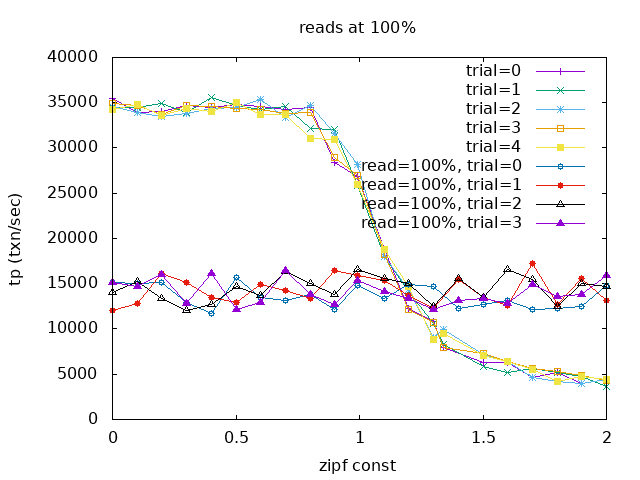

Here is the gnuplot script that generated this plot:
set terminal png

set xlabel "zipf const"
set ylabel "tp (txn/sec)"
set title "reads at 100%"
set output "read100.png"

plot "new_zipfian_read95.csv" using  "skew":"ops/sec(cum)" title "trial=0" with linespoint,\
 		 "new_zipfian_read951.csv" using "skew":"ops/sec(cum)" title "trial=1" with linespoint,\
 		 "new_zipfian_read952.csv" using "skew":"ops/sec(cum)" title "trial=2" with linespoint,\
 		 "new_zipfian_read953.csv" using "skew":"ops/sec(cum)" title "trial=3" with linespoint,\
 		 "new_zipfian_read954.csv" using "skew":"ops/sec(cum)" title "trial=4" with linespoint,\
		 "read100_tryagain_skew.csv" using "skew":"ops/sec(cum)" title "read=100%, trial=0" with linespoint,\
		  "read100_tryagain_1_skew.csv" using "skew":"ops/sec(cum)" title "read=100%, trial=1" with linespoint,\
		  "read100_tryagain_2_skew.csv" using "skew":"ops/sec(cum)" title "read=100%, trial=2" with linespoint,\
		  "read100_tryagain_3_skew.csv" using "skew":"ops/sec(cum)" title "read=100%, trial=3" with linespoint,\
